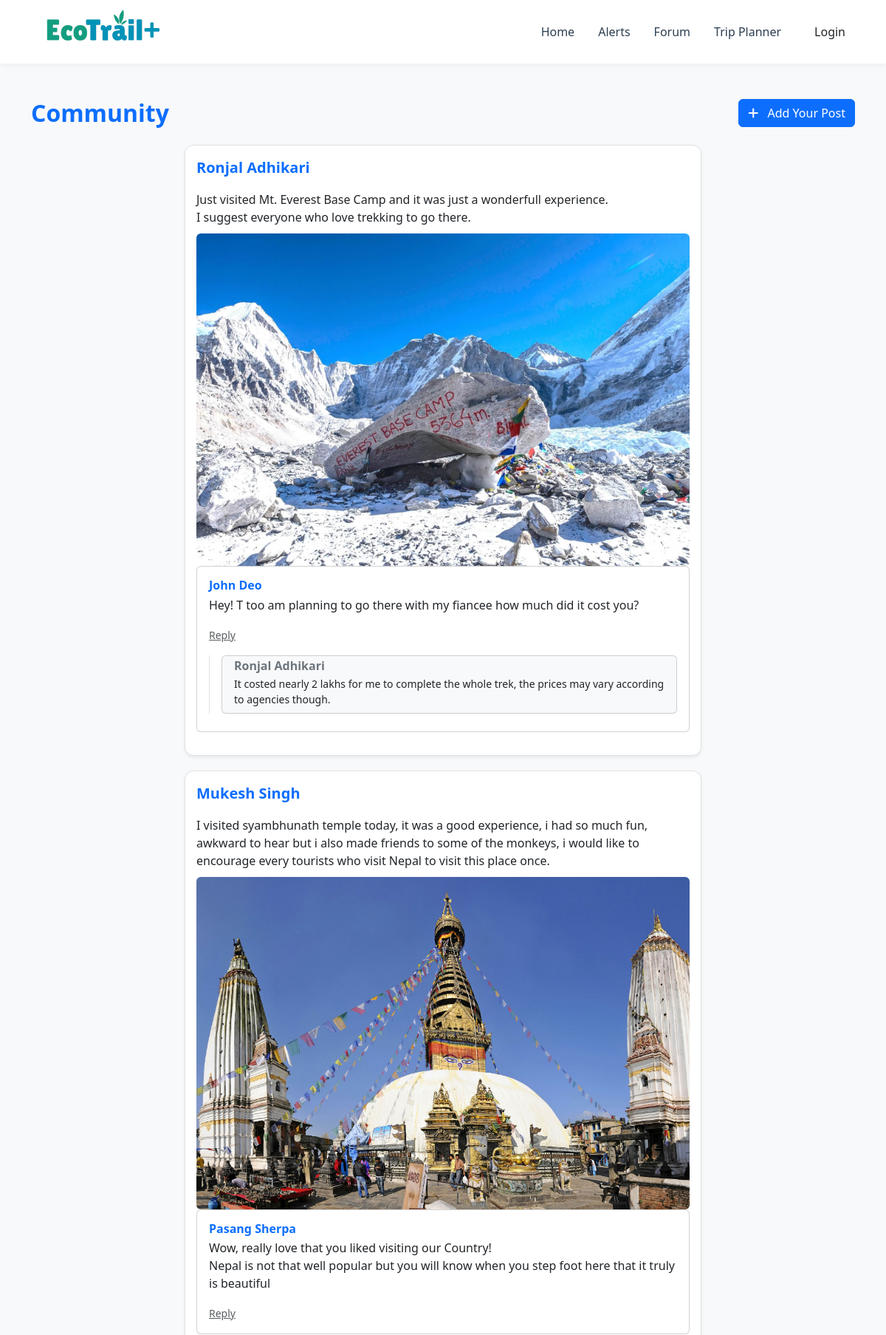
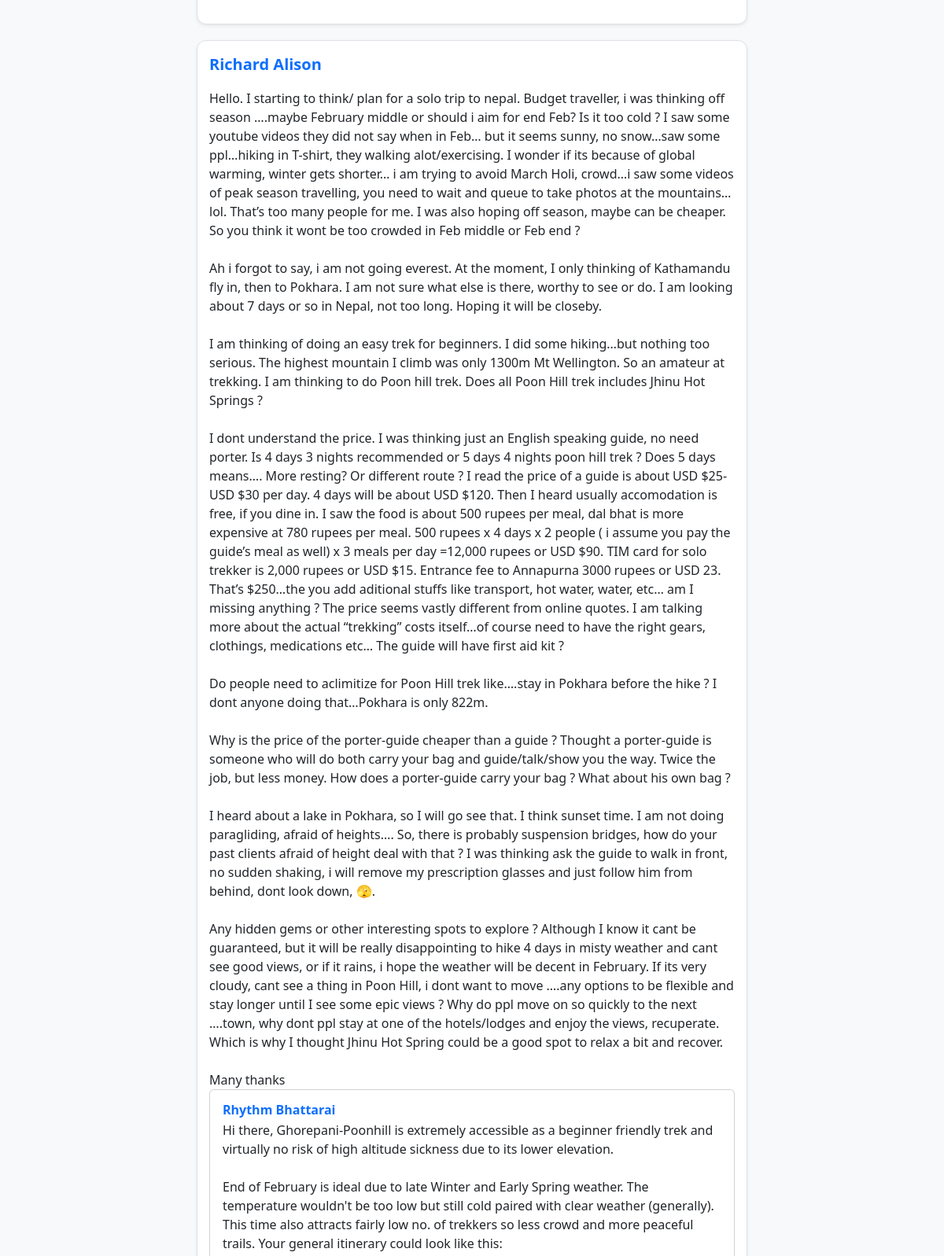
Page /community/index.php (upper part) on the committed database (2 pictures, top to bottom).
### tables this page shows
CREATE TABLE `posts` (
  `id` int(11) NOT NULL,
  `userid` int(11) NOT NULL,
  `content` text NOT NULL,
  `containsFile` tinyint(4) NOT NULL DEFAULT 0,
  `image` varchar(200) NOT NULL
);

CREATE TABLE `users` (
  `id` int(11) NOT NULL,
  `FirstName` varchar(50) NOT NULL,
  `LastName` varchar(50) NOT NULL,
  `email` varchar(256) NOT NULL,
  `password` varchar(200) NOT NULL,
  `followed` text DEFAULT NULL,
  `admin` tinyint(1) NOT NULL DEFAULT 0
);

CREATE TABLE `comments` (
  `id` int(11) NOT NULL,
  `postId` int(11) NOT NULL,
  `userid` int(11) NOT NULL,
  `content` text NOT NULL,
  `parent` int(11) NOT NULL DEFAULT 0
);

### classes/connect.php (called while the page is built, shortened)
<?php
class Database
{
    private $db = "trailguide";
    private $host = "localhost";
    private $username = "root";
    private $password = "";
    function connect()
    {
        $connection = mysqli_connect($this->host, $this->username, $this->password, $this->db);
        return $connection;
    }
    function read($query)
    {
        $conn = $this->connect();
        $result = mysqli_query($conn, $query);
        if (!$result) {
            return false;
        } else {
            $data = null;
            while ($row = mysqli_fetch_assoc($result)) {
                $data[] = $row;
            }
            return $data;
        }
    }
}

### classes/functions.php (called while the page is built, shortened)
<?php
include_once('connect.php');
function get_posts()
{
    $DB = new Database();
    $result = $DB->read("SELECT * from posts order by id desc");
    if (is_array($result)) {
        return $result;
    }
    return false;
}
function get_post_username($id)
{
    $DB = new Database();
    $result = $DB->read("SELECT * from users where id='$id' limit 1");
    if (is_array($result)) {
        $result = $result[0];
        $name = $result["FirstName"] . " " . $result["LastName"];
        return $name;
    }
    return false;
}
function get_commentor_name($id)
{
    $DB = new Database();
    $result = $DB->read("SELECT userid from comments where id='$id' limit 1");
    if (is_array($result)) {
        $result = $result[0]['userid'];
        $result = $DB->read("SELECT * from users where id='$result' limit 1");
        if (is_array($result)) {
            $result = $result[0];
            $name = $result["FirstName"] . " " . $result["LastName"];
            return $name;
        }
        return false;
    }
    return false;
}
function get_comments($id)
{
    $DB = new Database();
    $result = $DB->read("SELECT * from comments where (postId='$id' && parent='0') order by id desc");
    if (is_array($result)) {
        return $result;
    }
    return false;
}
function get_replies($id)
{
    $DB = new Database();
    $result = $DB->read("SELECT * from comments where (postId='$id' && parent='1')");
    if (is_array($result)) {
        return $result;
    }
    return false;
}
?>

### community/index.php (the view, shortened to what this page needs)
<?php
include '../header.php';
include_once('../classes/functions.php');
$posts = get_posts();
?>
<!DOCTYPE html>
<html lang="en">
<head>
    <link href="https://cdn.jsdelivr.net/npm/bootstrap@5.3.0/dist/css/bootstrap.min.css" rel="stylesheet" />
    <link rel="stylesheet" href="https://cdnjs.cloudflare.com/ajax/libs/font-awesome/6.0.0/css/all.min.css" />
</head>
<body class="bg-light">
    <section id="planner" class="py-5">
        <div class="container">
            <div class="d-flex justify-content-between align-items-center mb-4">
                <h2 class="text-primary fw-bold m-0">Community</h2>
                <a href="new.php" class="btn btn-primary">
                    <i class="fa fa-plus me-2"></i> Add Your Post
                </a>
            </div>
            <div class="mx-auto" style="max-width: 700px;">
                <?php
                if (is_array($posts)) {
                    foreach ($posts as $post) {
                        $username = get_post_username($post['userid']);
                        $content = nl2br(stripslashes($post['content']));
                        $comments = get_comments($post['id']);
                        echo "<div class='post shadow-sm'>
                            <p class='user'>$username</p>
                            <div class='body'>
                                <div class='content'>$content</div>";
                                if ($post['containsFile'] == 1) {
                                    echo "<img src='$post[image]' alt='Post image' class='image rounded'>";
                                }
                            echo "</div>
                            <div class='comments'>";
                        if (is_array($comments)) {
                            foreach ($comments as $comment) {
                                    $commentorName = get_commentor_name($comment['id']);
                                    $replies = get_replies($comment['id']);
                                    echo "<div class='card mb-3'>
                                            <div class='card-body'>
                                                <h6 class='card-title text-primary fw-bold mb-1'>$commentorName</h6>
                                                <p class='card-text'>" . nl2br($comment['content']) . "</p>
                                                <a class='text-decoration-underline text-muted small' data-id='{$comment['id']}' style='cursor:pointer;' onclick='reply_to_this(this)'>Reply</a>";
                                    if (is_array($replies)) {
                                        echo "<div class='mt-3 ps-3 border-start'>";
                                        foreach ($replies as $reply) {
                                            $replyorName = get_commentor_name($reply["id"]);
                                            echo "<div class='card mb-2 bg-light'>
                                                    <div class='card-body py-2 px-3'>
                                                        <h6 class='card-subtitle mb-1 text-secondary fw-semibold'>$replyorName</h6>
                                                        <p class='card-text small mb-0'>{$reply['content']}</p>
                                                    </div>
                                                </div>";
                                        }
                                        echo "</div>";
                                    }
                                    echo "  </div>
                                        </div>";
                            }
                        } else {
                            echo "<p class='text-center text-muted'>No comments yet!</p>";
                        }
                        echo "</div></div>";
                    }
                }
                ?>
            </div>
        </div>
    </section>
</body>
</html>
<?php include '../footer.php'; ?>

### header.php (style rules this page uses)
body { font-family: 'Segoe UI', Tahoma, Geneva, Verdana, sans-serif; color: #2c3e50; }

### community/index.php (style rules this page uses)
.post { border: 1px solid #dee2e6; padding: 15px; border-radius: 12px; margin-bottom: 20px; background-color: #fff; }
.post img { width: 100%; height: 450px; object-fit: cover; margin-top: 10px; border-radius: 8px; }
.post .body { margin-top: 5px; }
.post .user { font-weight: 700; font-size: 1.25rem; color: #0d6efd; }

### rows in the picture
posts: userid.LastName "Ronjal Adhikari", content "Just visited Mt. Everest Base Camp and it was just a wonderfull experience. I suggest everyone who love trekking to go there.", image (picture)
comments: id.LastName "John Deo", content "Hey! T too am planning to go there with my fiancee how much did it cost you?"
comments: id.LastName "Ronjal Adhikari", content "It costed nearly 2 lakhs for me to complete the whole trek, the prices may vary according to agencies though."
posts: userid.LastName "Mukesh Singh", content "I visited syambhunath temple today, it was a good experience, i had so much fun, awkward to hear but i also made friends to some of the monkeys, i would like to encourage every tourists who visit Nepal to visit this place once.", image (picture)
comments: id.LastName "Pasang Sherpa", content "Wow, really love that you liked visiting our Country! Nepal is not that well popular but you will know when you step foot here that it truly is beautiful"
posts: userid.LastName "Richard Alison", content "Hello. I starting to think/ plan for a solo trip to nepal. Budget traveller, i was thinking off season ….maybe February middle or should i aim for end Feb? Is it too cold ? I saw some youtube videos they did not say when in Feb… but it seems sunny, no snow…saw some ppl…hiking in T-shirt, they walking alot/exercising. I wonder if its because of global warming, winter gets shorter… i am trying to avoid March Holi, crowd…i saw some videos of peak season travelling, you need to wait and queue to take photos at the mountains…lol. That’s too many people for me. I was also hoping off season, maybe can be cheaper. So you think it wont be too crowded in Feb middle or Feb end ? Ah i forgot to say, i…"
comments: id.LastName "Rhythm Bhattarai", content "Hi there, Ghorepani-Poonhill is extremely accessible as a beginner friendly trek and virtually no risk of high altitude sickness due to its lower elevation. End of February is ideal due to late Winter and Early Spring weather. The temperature wouldn't be too low but still cold paired with clear weather (generally). This time also attracts fairly low no. of trekkers so less crowd and more peaceful trails. Your general itinerary could look like this:"
